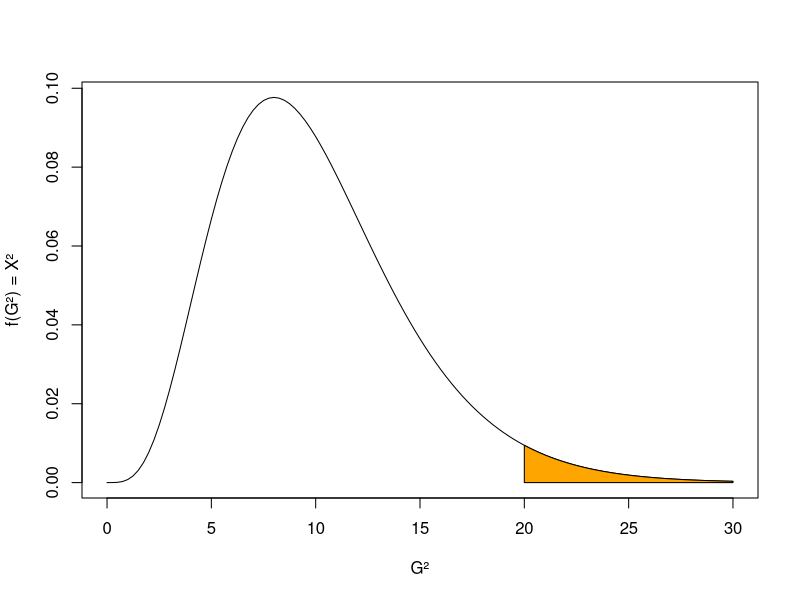

Generate this figure with R: (Note: this script raises an error after producing the figure.)
min <- 20
max <- 30
x<-seq(0,max,by=.25)
y<-dchisq(x,df=10)
plot(x,y,type="l", xlab = "G²", ylab = "f(G²) = X²")
for (i in 1:4) {
	xq=c(x[x>=min],max,min)
	yq=c(y[x>=min],0,0)
	polygon(xq,yq,col="orange")
	file <- paste('chi',i,'.eps',sep="")
	dev.copy(postscript,file)
	dev.off()
	min <- min - 5
}